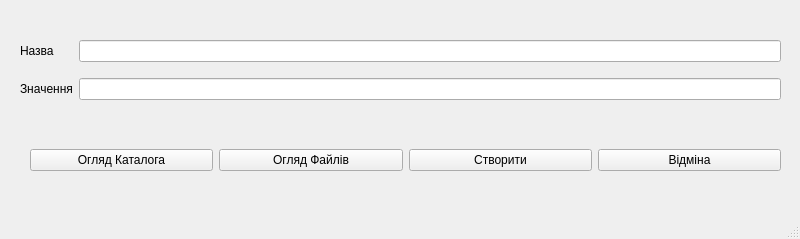
<?xml version="1.0" encoding="UTF-8"?>
<ui version="4.0">
 <class>SecondWindow</class>
 <widget class="QMainWindow" name="SecondWindow">
  <property name="geometry">
   <rect>
    <x>0</x>
    <y>0</y>
    <width>800</width>
    <height>239</height>
   </rect>
  </property>
  <property name="windowTitle">
   <string>Створити Змінну</string>
  </property>
  <widget class="QWidget" name="centralwidget">
   <widget class="QWidget" name="gridLayoutWidget">
    <property name="geometry">
     <rect>
      <x>20</x>
      <y>30</y>
      <width>761</width>
      <height>81</height>
     </rect>
    </property>
    <layout class="QGridLayout" name="gridLayout">
     <item row="1" column="1">
      <widget class="QLineEdit" name="lineEdit_2"/>
     </item>
     <item row="0" column="1">
      <widget class="QLineEdit" name="lineEdit"/>
     </item>
     <item row="0" column="0">
      <widget class="QLabel" name="label">
       <property name="text">
        <string>Назва</string>
       </property>
      </widget>
     </item>
     <item row="1" column="0">
      <widget class="QLabel" name="label_2">
       <property name="text">
        <string>Значення</string>
       </property>
      </widget>
     </item>
    </layout>
   </widget>
   <widget class="QWidget" name="horizontalLayoutWidget">
    <property name="geometry">
     <rect>
      <x>30</x>
      <y>120</y>
      <width>751</width>
      <height>81</height>
     </rect>
    </property>
    <layout class="QHBoxLayout" name="horizontalLayout_3">
     <item>
      <widget class="QPushButton" name="pushButton_2">
       <property name="text">
        <string>Огляд Каталога</string>
       </property>
      </widget>
     </item>
     <item>
      <widget class="QPushButton" name="pushButton_3">
       <property name="text">
        <string>Огляд Файлів</string>
       </property>
      </widget>
     </item>
     <item>
      <widget class="QPushButton" name="pushButton">
       <property name="text">
        <string>Створити</string>
       </property>
      </widget>
     </item>
     <item>
      <widget class="QPushButton" name="pushButton_4">
       <property name="text">
        <string>Відміна</string>
       </property>
      </widget>
     </item>
    </layout>
   </widget>
  </widget>
  <widget class="QStatusBar" name="statusbar"/>
 </widget>
 <resources/>
 <connections/>
</ui>
